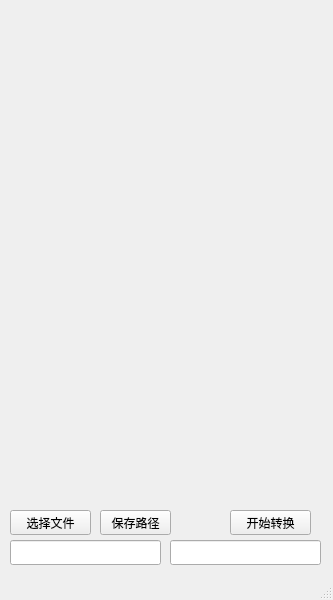
<?xml version="1.0" encoding="UTF-8"?>
<ui version="4.0">
 <class>MainWindow</class>
 <widget class="QMainWindow" name="MainWindow">
  <property name="geometry">
   <rect>
    <x>0</x>
    <y>0</y>
    <width>333</width>
    <height>600</height>
   </rect>
  </property>
  <property name="windowTitle">
   <string>MainWindow</string>
  </property>
  <widget class="QWidget" name="centralwidget">
   <widget class="QPushButton" name="chooseFile">
    <property name="geometry">
     <rect>
      <x>10</x>
      <y>510</y>
      <width>81</width>
      <height>25</height>
     </rect>
    </property>
    <property name="text">
     <string>选择文件</string>
    </property>
   </widget>
   <widget class="QLabel" name="display">
    <property name="geometry">
     <rect>
      <x>10</x>
      <y>10</y>
      <width>321</width>
      <height>481</height>
     </rect>
    </property>
    <property name="text">
     <string/>
    </property>
   </widget>
   <widget class="QLineEdit" name="fileName">
    <property name="geometry">
     <rect>
      <x>10</x>
      <y>540</y>
      <width>151</width>
      <height>25</height>
     </rect>
    </property>
   </widget>
   <widget class="QPushButton" name="startConvert">
    <property name="geometry">
     <rect>
      <x>230</x>
      <y>510</y>
      <width>81</width>
      <height>25</height>
     </rect>
    </property>
    <property name="text">
     <string>开始转换</string>
    </property>
   </widget>
   <widget class="QPushButton" name="saveRoute">
    <property name="geometry">
     <rect>
      <x>100</x>
      <y>510</y>
      <width>71</width>
      <height>25</height>
     </rect>
    </property>
    <property name="text">
     <string>保存路径</string>
    </property>
   </widget>
   <widget class="QLineEdit" name="fileName_1">
    <property name="geometry">
     <rect>
      <x>170</x>
      <y>540</y>
      <width>151</width>
      <height>25</height>
     </rect>
    </property>
   </widget>
  </widget>
  <widget class="QStatusBar" name="statusbar"/>
 </widget>
 <resources/>
 <connections/>
</ui>
